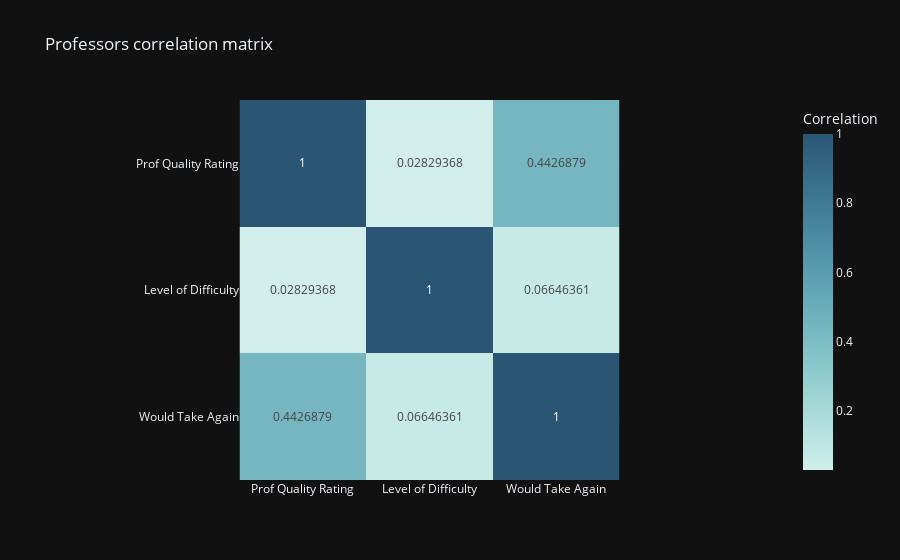

Write notebook code for a chart like this one.
### Code cell
# Mild correlation between Would Take Again and Prof Quality Rating
professors_df['Would Take Again'] = [abs(number) for number in professors_df['Would Take Again']]
corr_df = professors_df.drop(columns=['Total Ratings']).corr(method='spearman', numeric_only= True)

fig = px.imshow(corr_df, labels=dict(color='Correlation'), x=corr_df.columns, y=corr_df.columns, color_continuous_scale='teal', text_auto=True, title='Professors correlation matrix')
fig.show()

### Figure 1 — Plotly figure (JSON) as saved in the notebook; plotly's stock layout.template omitted (floating-point values rounded to 4 significant figures)
{"data": [{"coloraxis": "coloraxis", "name": "0", "texttemplate": "%{z}", "x": ["Prof Quality Rating", "Level of Difficulty", "Would Take Again"], "y": ["Prof Quality Rating", "Level of Difficulty", "Would Take Again"], "z": [[1.0, 0.02829, 0.4427], [0.02829, 1.0, 0.06646], [0.4427, 0.06646, 1.0]], "type": "heatmap", "xaxis": "x", "yaxis": "y", "hovertemplate": "x: %{x}<br>y: %{y}<br>Correlation: %{z}<extra></extra>"}], "layout": {"xaxis": {"anchor": "y", "domain": [0.0, 1.0], "scaleanchor": "y", "constrain": "domain"}, "yaxis": {"anchor": "x", "domain": [0.0, 1.0], "autorange": "reversed", "constrain": "domain"}, "coloraxis": {"colorbar": {"title": {"text": "Correlation"}}, "colorscale": [[0.0, "rgb(209, 238, 234)"], [0.1667, "rgb(168, 219, 217)"], [0.3333, "rgb(133, 196, 201)"], [0.5, "rgb(104, 171, 184)"], [0.6667, "rgb(79, 144, 166)"], [0.8333, "rgb(59, 115, 143)"], [1.0, "rgb(42, 86, 116)"]]}, "title": {"text": "Professors correlation matrix"}}}
